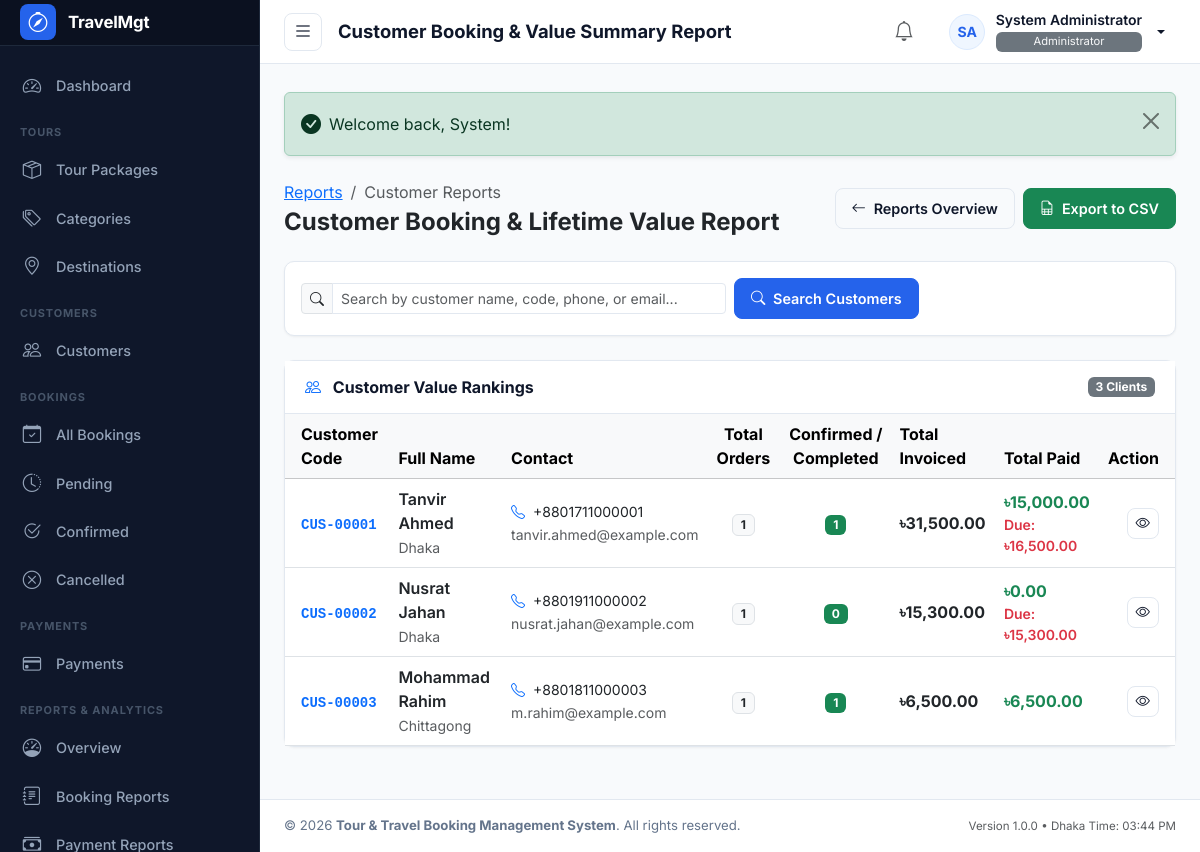
The app's page /modules/reports/customers.php (signed in) with its own data.
### tables this page shows
CREATE TABLE `users` (
  `id` INT UNSIGNED NOT NULL AUTO_INCREMENT,
  `role_id` INT UNSIGNED NOT NULL,
  `first_name` VARCHAR(50) NOT NULL,
  `last_name` VARCHAR(50) NOT NULL,
  `name` VARCHAR(100) NOT NULL,
  `email` VARCHAR(100) NOT NULL,
  `phone` VARCHAR(20) DEFAULT NULL,
  `password` VARCHAR(255) NOT NULL,
  `avatar` VARCHAR(255) DEFAULT NULL,
  `status` ENUM('active', 'inactive') NOT NULL DEFAULT 'active',
  `last_login` DATETIME DEFAULT NULL,
  `created_at` TIMESTAMP NOT NULL DEFAULT CURRENT_TIMESTAMP,
  `updated_at` TIMESTAMP NOT NULL DEFAULT CURRENT_TIMESTAMP ON UPDATE CURRENT_TIMESTAMP,
  `deleted_at` DATETIME DEFAULT NULL,
  PRIMARY KEY (`id`),
  UNIQUE KEY `uk_users_email` (`email`),
  KEY `idx_users_role_id` (`role_id`),
  KEY `idx_users_status` (`status`),
  KEY `idx_users_deleted_at` (`deleted_at`),
  CONSTRAINT `fk_users_role` FOREIGN KEY (`role_id`) REFERENCES `roles` (`id`) ON DELETE RESTRICT ON UPDATE CASCADE
);

CREATE TABLE `roles` (
  `id` INT UNSIGNED NOT NULL AUTO_INCREMENT,
  `name` VARCHAR(50) NOT NULL,
  `slug` VARCHAR(50) NOT NULL,
  `description` VARCHAR(255) DEFAULT NULL,
  `created_at` TIMESTAMP NOT NULL DEFAULT CURRENT_TIMESTAMP,
  `updated_at` TIMESTAMP NOT NULL DEFAULT CURRENT_TIMESTAMP ON UPDATE CURRENT_TIMESTAMP,
  PRIMARY KEY (`id`),
  UNIQUE KEY `uk_roles_slug` (`slug`)
);

CREATE TABLE `customers` (
  `id` BIGINT UNSIGNED NOT NULL AUTO_INCREMENT,
  `customer_code` VARCHAR(30) NOT NULL,
  `first_name` VARCHAR(100) NULL DEFAULT NULL,
  `last_name` VARCHAR(100) NULL DEFAULT NULL,
  `name` VARCHAR(200) NOT NULL,
  `email` VARCHAR(150) NULL DEFAULT NULL,
  `phone` VARCHAR(30) NOT NULL,
  `alternate_phone` VARCHAR(30) NULL DEFAULT NULL,
  `gender` ENUM('male', 'female', 'other') NULL DEFAULT NULL,
  `date_of_birth` DATE NULL DEFAULT NULL,
  `address` TEXT NULL DEFAULT NULL,
  `city` VARCHAR(100) NULL DEFAULT NULL,
  `state` VARCHAR(100) NULL DEFAULT NULL,
  `country` VARCHAR(100) NOT NULL DEFAULT 'Bangladesh',
  `postal_code` VARCHAR(20) NULL DEFAULT NULL,
  `passport_number` VARCHAR(50) NULL DEFAULT NULL,
  `passport_expiry` DATE NULL DEFAULT NULL,
  `national_id` VARCHAR(50) NULL DEFAULT NULL,
  `profile_photo` VARCHAR(255) NULL DEFAULT NULL,
  `notes` TEXT NULL DEFAULT NULL,
  `status` ENUM('active', 'inactive') NOT NULL DEFAULT 'active',
  `created_at` TIMESTAMP NOT NULL DEFAULT CURRENT_TIMESTAMP,
  `updated_at` TIMESTAMP NOT NULL DEFAULT CURRENT_TIMESTAMP ON UPDATE CURRENT_TIMESTAMP,
  `deleted_at` TIMESTAMP NULL DEFAULT NULL,
  PRIMARY KEY (`id`),
  UNIQUE KEY `uk_customer_code` (`customer_code`),
  INDEX `idx_customers_email` (`email`),
  INDEX `idx_customers_phone` (`phone`),
  INDEX `idx_customers_status` (`status`),
  INDEX `idx_customers_deleted_at` (`deleted_at`)
);

### includes/functions.php (called while the page is built, shortened)
<?php
require_once __DIR__ . '/flash.php';
function e($value): string
{
    return htmlspecialchars((string)($value ?? ''), ENT_QUOTES, 'UTF-8');
}
function url(string $path = ''): string
{
    $cleanPath = ltrim($path, '/');
    return APP_URL . '/' . $cleanPath;
}
function current_user_id(): ?int
{
    return isset($_SESSION['user_id']) ? (int)$_SESSION['user_id'] : null;
}
function current_user(): ?array
{
    static $cachedUser = null;
    static $cachedUserId = null;
    $userId = current_user_id();
    if ($cachedUser !== null && $cachedUserId === $userId) {
        return $cachedUser;
    }
    try {
        $pdo = get_db_connection();
        $stmt = $pdo->prepare("
            SELECT
                u.id,
                u.role_id,
                u.first_name,
                u.last_name,
                u.name,
                u.email,
                u.phone,
                u.avatar,
                u.status,
                u.last_login,
                u.created_at,
                u.updated_at,
                r.name AS role_name,
                r.slug AS role_slug
            FROM users u
            JOIN roles r ON u.role_id = r.id
            WHERE u.id = :id AND u.deleted_at IS NULL
            LIMIT 1
        ");
        $stmt->execute(['id' => $userId]);
        $user = $stmt->fetch();
        if ($user) {
            $cachedUser = $user;
            $cachedUserId = $userId;
            return $user;
        }
    } catch (PDOException $e) {
        error_log('current_user query error: ' . $e->getMessage());
    }
    return null;
}
function has_permission(string $permissionSlug): bool
{
    $user = current_user();
    if ($user['role_slug'] === 'administrator') {
        return true;
    }
    static $userPermissions = null;
    return in_array($permissionSlug, $userPermissions, true);
}
function require_login(): void
{
    $user = current_user();
}
function get_user_initials(string $name): string
{
    $words = explode(' ', trim($name));
    $initials = '';
    if (!empty($words[0])) {
        $initials .= mb_substr($words[0], 0, 1, 'UTF-8');
    }
    if (count($words) > 1 && !empty($words[count($words) - 1])) {
        $initials .= mb_substr($words[count($words) - 1], 0, 1, 'UTF-8');
    }
    return strtoupper($initials ?: 'U');
}
function get_avatar_url(?string $avatarFilename): ?string
{
    if (empty($avatarFilename)) {
        return null;
    }
    return null;
}
function format_currency($amount, int $decimals = 2): string
{
    $val = (float)($amount ?? 0);
    return APP_CURRENCY_SYMBOL . number_format($val, $decimals);
}

### includes/auth_check.php (called while the page is built)
<?php
require_once __DIR__ . '/functions.php';
require_login();

### modules/reports/customers.php (the view, shortened to what this page needs)
<?php
require_once __DIR__ . '/../../includes/functions.php';
require_once __DIR__ . '/../../includes/auth_check.php';
$canExport = has_permission('reports.export');
$search = trim($_GET['search'] ?? '');
$page   = max(1, (int)($_GET['page'] ?? 1));
$perPage = 15;
$offset = ($page - 1) * $perPage;
$customerStats = [];
$totalRows = 0;
try {
    $pdo = get_db_connection();
    $where = ["c.deleted_at IS NULL"];
    $params = [];
    $whereSql = implode(' AND ', $where);
    $countStmt = $pdo->prepare("SELECT COUNT(*) FROM customers c WHERE {$whereSql}");
    $countStmt->execute($params);
    $totalRows = (int)$countStmt->fetchColumn();
    $sql = "
        SELECT
            c.id,
            c.customer_code,
            c.name,
            c.phone,
            c.email,
            c.city,
            COUNT(b.id) AS total_bookings,
            COALESCE(SUM(CASE WHEN b.booking_status = 'confirmed' THEN 1 ELSE 0 END), 0) AS confirmed_bookings,
            COALESCE(SUM(CASE WHEN b.booking_status = 'completed' THEN 1 ELSE 0 END), 0) AS completed_bookings,
            COALESCE(SUM(CASE WHEN b.booking_status = 'cancelled' THEN 1 ELSE 0 END), 0) AS cancelled_bookings,
            COALESCE(SUM(CASE WHEN b.booking_status != 'cancelled' THEN b.total_amount ELSE 0 END), 0) AS total_invoiced,
            COALESCE(SUM(CASE WHEN b.booking_status != 'cancelled' THEN b.paid_amount ELSE 0 END), 0) AS total_paid,
            COALESCE(SUM(CASE WHEN b.booking_status != 'cancelled' THEN b.due_amount ELSE 0 END), 0) AS total_due
        FROM customers c
        LEFT JOIN bookings b ON b.customer_id = c.id AND b.deleted_at IS NULL
        WHERE {$whereSql}
        GROUP BY c.id, c.customer_code, c.name, c.phone, c.email, c.city
        ORDER BY total_invoiced DESC, total_bookings DESC
    ";
    $paginatedSql = $sql . " LIMIT " . (int)$perPage . " OFFSET " . (int)$offset;
    $stmt = $pdo->prepare($paginatedSql);
    $stmt->execute($params);
    $customerStats = $stmt->fetchAll();
} catch (PDOException $e) {
    error_log('Customer Report Query Error: ' . $e->getMessage());
}
$pageTitle = 'Customer Booking & Value Summary Report';
require_once __DIR__ . '/../../includes/admin_header.php';
require_once __DIR__ . '/../../includes/admin_sidebar.php';
?>
<main id="admin-main">
    <?php require_once __DIR__ . '/../../includes/admin_topbar.php'; ?>
    <div class="admin-content-body">
        <?= display_flash(); ?>
        <div class="d-flex flex-column flex-md-row justify-content-between align-items-md-center gap-3 mb-4">
            <div>
                <nav aria-label="breadcrumb">
                    <ol class="breadcrumb mb-1">
                        <li class="breadcrumb-item"><a href="<?= url('modules/reports/index.php'); ?>">Reports</a></li>
                        <li class="breadcrumb-item active" aria-current="page">Customer Reports</li>
                    </ol>
                </nav>
                <h2 class="fs-4 fw-bold text-dark mb-0">Customer Booking & Lifetime Value Report</h2>
            </div>
            <div class="d-flex gap-2 flex-wrap">
                <a href="<?= url('modules/reports/index.php'); ?>" class="btn btn-outline-secondary btn-sm">
                    <i class="bi bi-arrow-left me-1"></i> Reports Overview
                </a>
                <?php if ($canExport): ?>
                    <a href="<?= url('modules/reports/customers.php?' . http_build_query(array_merge($_GET, ['action' => 'export_csv']))); ?>" class="btn btn-success btn-sm">
                        <i class="bi bi-file-earmark-spreadsheet me-1"></i> Export to CSV
                    </a>
                <?php endif; ?>
            </div>
        </div>
        <div class="admin-card mb-4">
            <div class="admin-card-body p-3">
                <form action="<?= url('modules/reports/customers.php'); ?>" method="GET" class="row g-2 align-items-center">
                    <div class="col-12 col-md-6">
                        <div class="input-group input-group-sm">
                            <span class="input-group-text"><i class="bi bi-search"></i></span>
                            <input
                                type="text"
                                class="form-control"
                                name="search"
                                placeholder="Search by customer name, code, phone, or email..."
                                value="<?= e($search); ?>"
                            >
                        </div>
                    </div>
                    <div class="col-12 col-md-6 d-flex gap-2">
                        <button type="submit" class="btn btn-primary btn-sm px-3">
                            <i class="bi bi-search me-1"></i> Search Customers
                        </button>
                    </div>
                </form>
            </div>
        </div>
        <div class="admin-card">
            <div class="admin-card-header d-flex justify-content-between align-items-center">
                <h3 class="admin-card-title"><i class="bi bi-people me-2 text-primary"></i> Customer Value Rankings</h3>
                <span class="badge bg-secondary"><?= $totalRows; ?> Clients</span>
            </div>
            <div class="admin-card-body p-0">
                <div class="table-responsive">
                    <table class="table table-hover align-middle mb-0">
                        <thead class="table-light">
                            <tr>
                                <th class="ps-3">Customer Code</th>
                                <th>Full Name</th>
                                <th>Contact</th>
                                <th class="text-center">Total Orders</th>
                                <th class="text-center">Confirmed / Completed</th>
                                <th>Total Invoiced</th>
                                <th>Total Paid</th>
                                <th class="pe-3 text-end">Action</th>
                            </tr>
                        </thead>
                        <tbody>
                            <?php if (!empty($customerStats)): ?>
                                <?php foreach ($customerStats as $cs): ?>
                                    <tr>
                                        <td class="ps-3">
                                            <a href="<?= url('modules/customers/view.php?id=' . $cs['id']); ?>" class="fw-bold text-decoration-none">
                                                <code><?= e($cs['customer_code']); ?></code>
                                            </a>
                                        </td>
                                        <td>
                                            <div class="fw-semibold text-dark"><?= e($cs['name']); ?></div>
                                            <small class="text-muted"><?= e($cs['city'] ?: '—'); ?></small>
                                        </td>
                                        <td>
                                            <div class="text-dark small"><i class="bi bi-telephone me-1 text-primary"></i> <?= e($cs['phone']); ?></div>
                                            <?php if (!empty($cs['email'])): ?>
                                                <small class="text-muted"><?= e($cs['email']); ?></small>
                                            <?php endif; ?>
                                        </td>
                                        <td class="text-center">
                                            <span class="badge bg-light text-dark border"><?= (int)$cs['total_bookings']; ?></span>
                                        </td>
                                        <td class="text-center">
                                            <span class="badge bg-success"><?= (int)$cs['confirmed_bookings'] + (int)$cs['completed_bookings']; ?></span>
                                        </td>
                                        <td>
                                            <strong class="text-dark"><?= format_currency($cs['total_invoiced']); ?></strong>
                                        </td>
                                        <td>
                                            <strong class="text-success"><?= format_currency($cs['total_paid']); ?></strong>
                                            <?php if ((float)$cs['total_due'] > 0): ?>
                                                <div class="text-danger small fw-semibold">Due: <?= format_currency($cs['total_due']); ?></div>
                                            <?php endif; ?>
                                        </td>
                                        <td class="pe-3 text-end">
                                            <a href="<?= url('modules/customers/view.php?id=' . $cs['id']); ?>" class="btn btn-outline-secondary btn-sm p-1 px-2" title="View Customer Profile">
                                                <i class="bi bi-eye"></i>
                                            </a>
                                        </td>
                                    </tr>
                                <?php endforeach; ?>
                            <?php endif; ?>
                        </tbody>
                    </table>
                </div>
            </div>
        </div>
    </div>
<?php require_once __DIR__ . '/../../includes/admin_footer.php'; ?>

### includes/admin_topbar.php (shortened to what this page needs)
<?php
$user = current_user();
$userName = $user['name'] ?? 'User';
$userRole = $user['role_name'] ?? 'Staff';
$userAvatarUrl = get_avatar_url($user['avatar'] ?? null);
$userInitials = get_user_initials($userName);
?>
<header id="admin-topbar">
    <div class="topbar-left">
        <button type="button" id="sidebar-toggle" class="sidebar-toggle-btn" aria-label="Toggle Sidebar" title="Toggle Navigation Sidebar">
            <i class="bi bi-list fs-5"></i>
        </button>
        <h1 class="page-title"><?= isset($pageTitle) ? e($pageTitle) : 'Dashboard'; ?></h1>
    </div>
    <div class="topbar-right">
        <div class="dropdown">
            <button class="btn btn-outline-secondary btn-sm p-2 rounded-circle border-0 text-muted" type="button" data-bs-toggle="dropdown" aria-expanded="false" title="Notifications">
                <i class="bi bi-bell fs-5"></i>
            </button>
        </div>
        <div class="dropdown">
            <button class="user-profile-btn dropdown-toggle" type="button" id="userMenuDropdown" data-bs-toggle="dropdown" aria-expanded="false">
                <?php if ($userAvatarUrl): ?>
                    <img src="<?= e($userAvatarUrl); ?>" alt="<?= e($userName); ?>" class="avatar-circle">
                <?php else: ?>
                    <span class="avatar-circle"><?= e($userInitials); ?></span>
                <?php endif; ?>
                <div class="user-meta-info">
                    <span class="user-meta-name"><?= e($userName); ?></span>
                    <span class="user-meta-role badge bg-secondary text-light fw-normal py-1 px-2 mt-1" style="font-size: 0.7rem;"><?= e($userRole); ?></span>
                </div>
            </button>
        </div>
    </div>
</header>

### records on screen
users: userInitials "SA", name "System Administrator", role.name "Administrator"
customers: customer_code "CUS-00001", name "Tanvir Ahmed", city "Dhaka", phone "+8801711000001", email "tanvir.ahmed@example.com", total_bookings "1", completed_bookings "1", total_invoiced "৳31,500.00", total_paid "৳15,000.00", total_due "৳16,500.00"
customers: customer_code "CUS-00002", name "Nusrat Jahan", city "Dhaka", phone "+8801911000002", email "nusrat.jahan@example.com", total_bookings "1", completed_bookings "0", total_invoiced "৳15,300.00", total_paid "৳0.00", total_due "৳15,300.00"
customers: customer_code "CUS-00003", name "Mohammad Rahim", city "Chittagong", phone "+8801811000003", email "m.rahim@example.com", total_bookings "1", completed_bookings "1", total_invoiced "৳6,500.00", total_paid "৳6,500.00"

### other values on screen
APP_SHORT_NAME "TravelMgt"
$pageTitle "Customer Booking & Value Summary Report"
$totalRows "3"
APP_NAME "Tour & Travel Booking Management System"
APP_VERSION "1.0.0"
